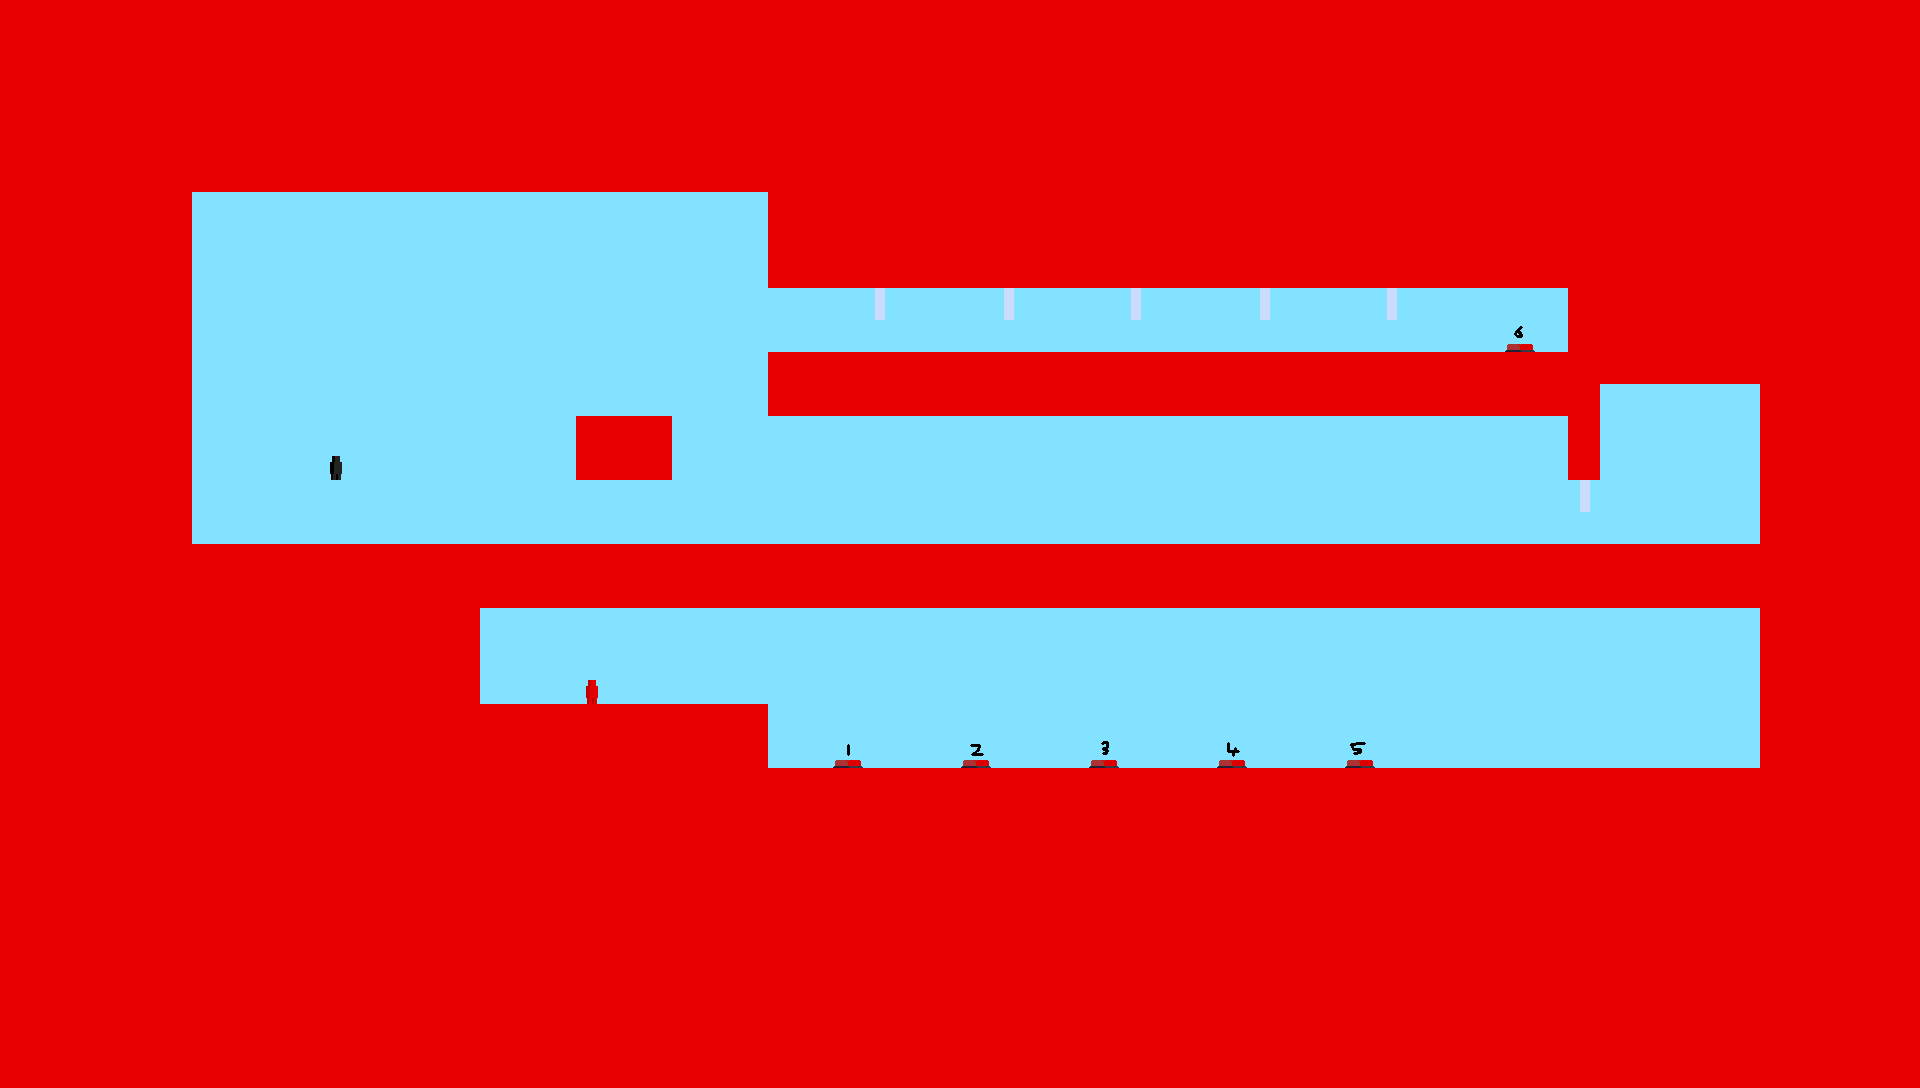

Tiled map render using the project's own tile images. Description and the map definition, with tile-layer contents summarised, below:
An orthogonal 60x34 tile map with 32x32 px tiles, 7 tile layers (Tile Layer 1, Goals, Buttons, PushBlocks, ...) and 12 objects.

<map version="1.10" tiledversion="1.10.2" orientation="orthogonal" renderorder="right-down" width="60" height="34" tilewidth="32" tileheight="32" infinite="0" nextlayerid="12" nextobjectid="19">
 <editorsettings>
  <export target="../../build/bin/Levels/Level6.json" format="json" />
 </editorsettings>
 <tileset firstgid="1" name="tilemap" tilewidth="32" tileheight="32" tilecount="4096" columns="64">
  <image source="../Textures/tilemap.png" width="2048" height="2048" />
 </tileset>
 <layer id="1" name="Tile Layer 1" width="60" height="34">
  <data>[2040 cells, 2040 non-empty, 2 distinct tile ids]</data>
 </layer>
 <layer id="5" name="Goals" width="60" height="34">
  <data>[2040 cells, 0 non-empty, 0 distinct tile ids]</data>
 </layer>
 <layer id="6" name="Buttons" width="60" height="34">
  <data>[2040 cells, 6 non-empty, 6 distinct tile ids]</data>
 </layer>
 <layer id="7" name="PushBlocks" width="60" height="34">
  <data>[2040 cells, 0 non-empty, 0 distinct tile ids]</data>
 </layer>
 <layer id="3" name="Player" width="60" height="34">
  <data>[2040 cells, 1 non-empty, 1 distinct tile ids]</data>
 </layer>
 <layer id="4" name="Enemies" width="60" height="34">
  <data>[2040 cells, 1 non-empty, 1 distinct tile ids]</data>
 </layer>
 <layer id="8" name="Doors" width="60" height="34">
  <data>[2040 cells, 6 non-empty, 6 distinct tile ids]</data>
 </layer>
 <objectgroup id="9" name="Walls">
  <object id="6" x="0" y="0" width="768" height="192" />
  <object id="8" x="768" y="0" width="1152" height="288" />
  <object id="9" x="1568" y="288" width="352" height="96" />
  <object id="10" x="768" y="352" width="800" height="64" />
  <object id="11" x="1568" y="384" width="32" height="96" />
  <object id="12" x="0" y="192" width="192" height="896" />
  <object id="13" x="192" y="544" width="1568" height="64" />
  <object id="14" x="1760" y="384" width="160" height="704" />
  <object id="15" x="192" y="608" width="288" height="480" />
  <object id="16" x="480" y="704" width="288" height="384" />
  <object id="17" x="768" y="768" width="992" height="320" />
  <object id="18" x="576" y="416" width="96" height="64" />
 </objectgroup>
 <objectgroup id="11" name="SemiWalls" />
</map>
